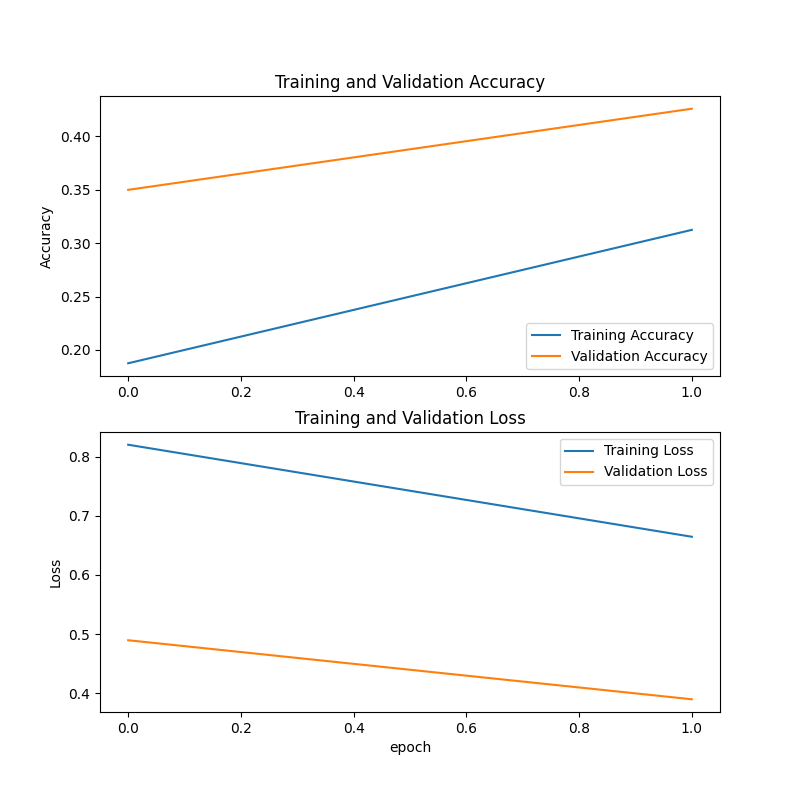

The Python source for this figure:
from keras.models import Sequential
#Import from keras_preprocessing not from keras.preprocessing
from keras.layers import Dense, Flatten, Dropout, BatchNormalization, Rescaling, InputLayer
from tensorflow.keras.applications.vgg19 import preprocess_input, decode_predictions
from keras.utils import load_img, img_to_array
from keras.callbacks import ModelCheckpoint
from IPython.display import Image, display
import pandas as pd
import numpy as np
from keras.optimizers import RMSprop, Adam
from tqdm import tqdm
import matplotlib.pyplot as plt
import os
import cv2
import re
import tensorflow as tf
from keras import backend as K
from keras.applications import ResNet50, VGG19
from tensorflow.keras.utils import Sequence
from tensorflow.keras.models import Model
from keras.models import load_model
import pickle

X_train = np.load('./Datasets/X_train.npy')
X_val = np.load('./Datasets/X_val.npy')
y_train = np.load('./Datasets/y_train.npy')
y_val = np.load('./Datasets/y_val.npy')
with open('./Datasets/class_weights.pkl', 'rb') as file:
    loaded_class_weights = pickle.load(file)

IMG_SHAPE = X_train[0].shape

base_model = VGG19(include_top = False, weights = 'imagenet', input_shape = IMG_SHAPE)
base_model.trainable = False
model= Sequential()
model.add(Rescaling(1/.255, input_shape = IMG_SHAPE))
model.add(base_model)
model.add(Flatten())
model.add(Dense(256,activation=('relu'))) 
model.add(Dropout(.2))
model.add(Dense(128,activation=('relu')))
model.add(Dropout(.2))
model.add(Dense(8,activation=('sigmoid')))

# Model is saved at the end of every epoch, if it's the best seen so far.
checkpoint_directory = './CheckpointVGG19/'

if not os.path.exists(checkpoint_directory):
    os.mkdir(checkpoint_directory)

checkpoint_filepath = './CheckpointVGG19'
model_checkpoint_callback = ModelCheckpoint(
    filepath=checkpoint_filepath,
    save_weights_only=False,
    monitor='val_accuracy',
    mode='max',
    save_best_only=True)

#Initializing the hyperparameters
batch_size= 2**6
initial_epochs=5 #15
learn_rate=0.001
adam = Adam(learning_rate=learn_rate)

class CustomDataGenerator(Sequence):
    def __init__(self, X, y, batch_size, class_weights):
        self.X = X
        self.y = y
        self.batch_size = batch_size
        self.class_weights = class_weights

    def __len__(self):
        return int(np.ceil(len(self.X) / self.batch_size))

    def __getitem__(self, index):
        batch_X = self.X[index * self.batch_size:(index + 1) * self.batch_size]
        batch_y = self.y[index * self.batch_size:(index + 1) * self.batch_size]
        return batch_X, batch_y

    def on_epoch_end(self):
        # Optionally shuffle your data here
        pass

train_generator = CustomDataGenerator(X_train, y_train, batch_size, loaded_class_weights)



model.compile(optimizer=adam,loss='binary_crossentropy',metrics=['AUC', 'accuracy'])

history = model.fit(train_generator,
                    epochs=initial_epochs,
                    validation_data=(X_val,y_val),
                    steps_per_epoch=15, # len(X_train)/batch_size,
                    validation_steps=len(X_val),
                    callbacks=[model_checkpoint_callback],
                    verbose = 1)

# Plotting

acc = history.history['accuracy']
val_acc = history.history['val_accuracy']

loss = history.history['loss']
val_loss = history.history['val_loss']

plt.figure(figsize=(8, 8))
plt.subplot(2, 1, 1)
plt.plot(acc, label='Training Accuracy')
plt.plot(val_acc, label='Validation Accuracy')
plt.legend(loc='lower right')
plt.ylabel('Accuracy')
# plt.ylim([min(plt.ylim()),1])
plt.title('Training and Validation Accuracy')

plt.subplot(2, 1, 2)
plt.plot(loss, label='Training Loss')
plt.plot(val_loss, label='Validation Loss')
plt.legend(loc='upper right')
plt.ylabel('Loss')
# plt.ylim([0,1.0])
plt.title('Training and Validation Loss')
plt.xlabel('epoch')
plt.savefig('VGG19.png')


### Testing set ###

testdfstart= pd.read_csv('XYZ_ODIR.csv')

testdf = pd.DataFrame(np.repeat(testdfstart.values, 2, axis=0))
testdf.columns = testdfstart.columns

def append_extension(fn, side):
    return f"{fn}_{side}.jpg"

testdf['Side'] = testdf.index % 2

testdf['ID number'] = testdf.loc[:, 'ID']

testdf['ID number'] = testdf.apply(lambda row: append_extension(row['ID number'], 'left' if row['Side'] == 0 else 'right'), axis=1)

testdf.drop(columns=['Side'], inplace=True)

testdf = testdf[['ID', 'ID number', 'A', 'C', 'D', 'G', 'H', 'M', 'N', 'O']]

test_dir = './squared_and_cropped_dataset_test/'
test_img = [os.path.join(test_dir, i) for i in os.listdir(test_dir)]
img_size = 224

# Form the test labels
X_test = []
for image in tqdm(test_img):
    try:
        img = cv2.imread(image)
        if img is not None:
            img = cv2.cvtColor(img, cv2.COLOR_BGR2RGB)  # Convert from BGR to RGB
            img = cv2.normalize(img, None, alpha=0, beta=1, norm_type=cv2.NORM_MINMAX, dtype=cv2.CV_32F)
            X_test.append(img)
    except:
        continue

X_test = np.asarray(X_test, dtype=np.float32)

model = load_model('./CheckpointVGG19/')
model.compile(optimizer='adam', loss='binary_crossentropy', metrics=['accuracy'])

batch_size=2**6
y_test = model.predict(X_test, steps=len(testdf)/batch_size)

for i,j in enumerate(['A', 'C', 'D', 'G', 'H', 'M', 'N', 'O']):
  testdf[j]=y_test[:,i]

# Weer de columns omzetten naar de juiste class volgorde om het in te leveren
testdf = testdf[['ID', 'ID number', 'N' ,'D' ,'G', 'C', 'A' ,'H' ,'M', 'O']]

# For each two rows, take the max of the two rows
testdf = testdf.groupby(testdf.index // 2).max()

testdf = testdf.drop(columns=['ID number'])

testdf.to_csv('submissionVGG19.csv', index=False)